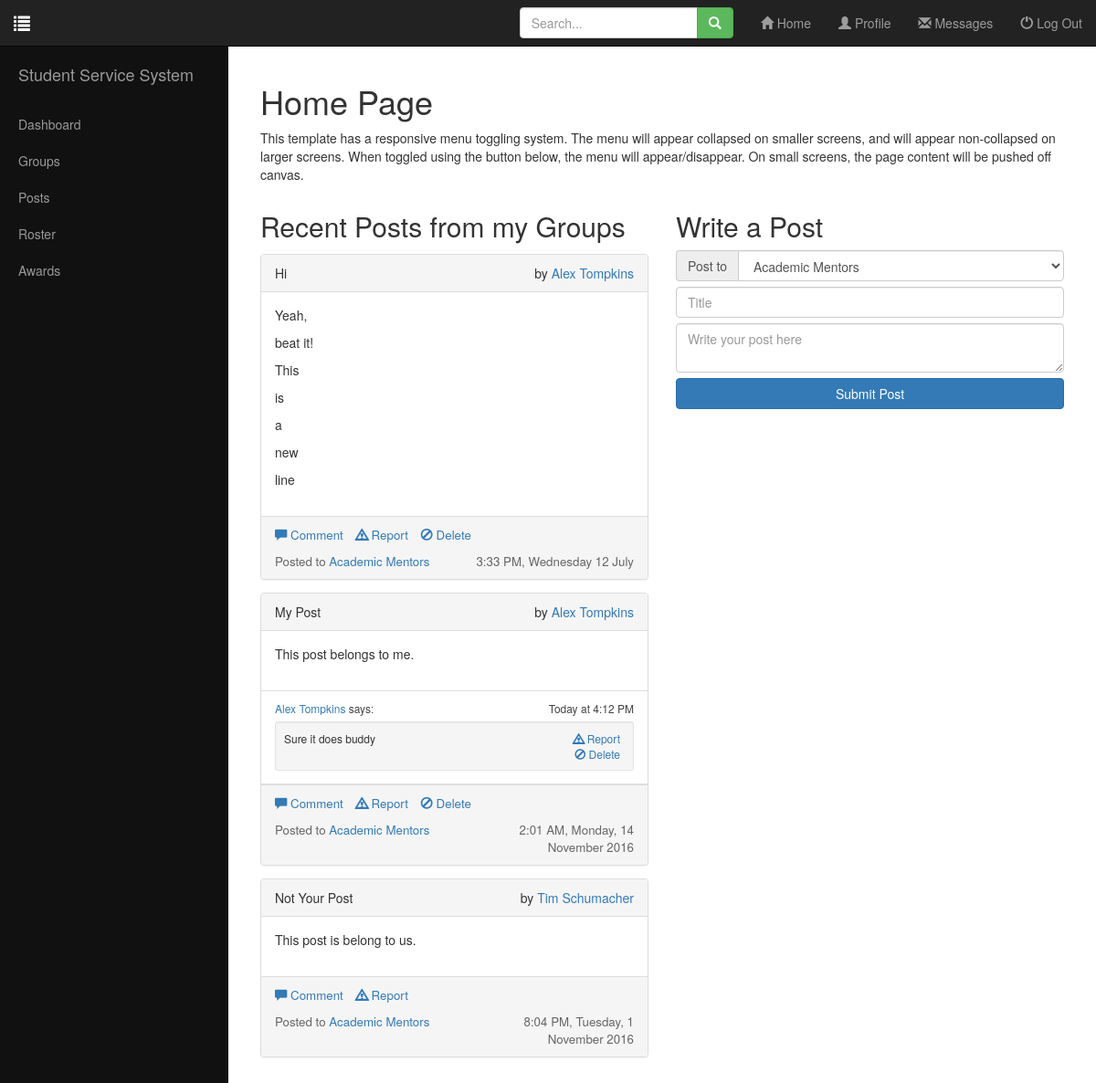
Page /index (signed in) on the committed database.
### serviceapp/models.py (models this page shows, shortened)
class Post(db.Model):
	__tablename__ = "Post"
	PostID = db.Column(db.Integer, primary_key=True)
	GroupID = db.Column(db.Integer, db.ForeignKey('ServiceGroup.GroupID'), nullable=False)
	UserID = db.Column(db.String(10), db.ForeignKey('User.UserID'), nullable=False)
	DateTimePosted = db.Column(db.DateTime, nullable=False, index=True)
	Title = db.Column(db.String(100))
	Body = db.Column(db.String(10000))
	Comments = db.relationship('PostComment', backref='ParentPost', lazy='dynamic')
	def get_body_lines(self):
		return self.Body.split('\n')

class User(db.Model):
	__tablename__ = "User"
	UserID = db.Column(db.String(10), primary_key=True, nullable=False)
	UserType = db.Column(db.String(25), index=True, nullable=False)
	Password = db.Column(db.String(97), nullable=False)
	Year = db.Column(db.Integer, index=True)
	FirstName = db.Column(db.String(100), index=True)
	LastName = db.Column(db.String(100), index=True)
	LastSeen = db.Column(db.DateTime)
	MemberLinks = db.relationship('MemberLink', backref='Member', lazy='dynamic')
	Posts = db.relationship('Post', backref='Author', lazy='dynamic')
	Comments = db.relationship('PostComment', backref='Author', lazy='dynamic')
	Applications = db.relationship('Application', backref='Author', lazy='dynamic')
	@property
	def is_authenticated(self):
		return True
	def get_groups(self):
		return tuple(ServiceGroup.query.filter(ServiceGroup.GroupID == link.GroupID).first() for link in self.MemberLinks)

class ServiceGroup(db.Model):
	__tablename__ = "ServiceGroup"
	GroupID = db.Column(db.Integer, primary_key=True, nullable=False)
	Name = db.Column(db.String(100), index=True)
	MemberLinks = db.relationship('MemberLink', backref='LinkedGroup', lazy='dynamic')
	Posts = db.relationship('Post', backref='GroupPostedTo', lazy='dynamic')
	Applications = db.relationship('Application', backref='AppliedGroup', lazy='dynamic')
	def get_members(self):
		return tuple(User.query.filter(User.UserID == link.UserID).first() for link in self.MemberLinks)

class PostComment(db.Model):
	__tablename__ = "PostComment"
	PostCommentID = db.Column(db.Integer, primary_key=True)
	ParentPostID = db.Column(db.Integer, db.ForeignKey('Post.PostID'), nullable=False)
	AuthorID = db.Column(db.String(10), db.ForeignKey('User.UserID'), nullable=False)
	DateTimeCommented = db.Column(db.DateTime, nullable=False, index=True)
	Body = db.Column(db.String(1000))

### serviceapp/views.py (the view, shortened to what this page needs)
@app.route('/')
@app.route('/index', methods=['GET', 'POST'])
@login_required
def index():
	recent_posts = get_recent_posts(current_user)
	post_form = CreatePostAnyGroupForm()
	post_form.group.choices = [(str(group.GroupID), group.Name) for group in current_user.get_groups()]
	comment_form = PostCommentForm()
	return render_template('index.html',
							title='Home',
							recent_posts=recent_posts,
							post_form=post_form,
							comment_form=comment_form,
							format_local_time=format_local_time
							)

### serviceapp/forms.py
class CreatePostAnyGroupForm(Form):
	group = SelectField(u'group',)
	title = StringField('title', validators=[InputRequired(message="Your post needs a title.")])
	body = TextAreaField('body', validators=[InputRequired(message="Your post must say something.")])

class PostCommentForm(Form):
	parent_post_id = StringField('parent_post_id')
	body = StringField('body', validators=[InputRequired(message="Your comment must say something.")])

### serviceapp/views.py (called while the page is built)
def get_recent_posts(user):
	recent_posts = []
	for group in user.get_groups():
		for post in group.Posts:
			recent_posts.append(post)
	return sorted(recent_posts, key=lambda x: x.DateTimePosted)[::-1]

@login_manager.user_loader
def load_user(UserID):
	return User.query.get(UserID)

@app.before_request
def before_request():
	if current_user.is_authenticated:
		current_user.LastSeen = datetime.utcnow()
		db.session.add(current_user)
		db.session.commit()

### serviceapp/templates/index.html (shortened to what this page needs)
{% extends "base.html" %}
{% block custom_css %}
<link href="{{ url_for('static', filename='css/index.css') }}" rel="stylesheet" type="text/css">
{% endblock %}
{% block content %}
<div class="container-fluid">
	<div class="row">
		<div class="col-xs-12" id="top-info">
			<h1>Home Page</h1>
			<p>This template has a responsive menu toggling system. The menu will appear collapsed on smaller screens, and will appear non-collapsed on larger screens. When toggled using the button below, the menu will appear/disappear. On small screens, the page content will be pushed off canvas.</p>
		</div>
		<div class="col-xs-12 col-md-6" id="recent-posts">
			<h2>Recent Posts from my Groups</h2>
			{% for post in recent_posts %}
				<div class="panel panel-default" id="post">
					<div class="panel-heading">
						<div class="row">
							<div class="col-xs-7">
							{{ post.Title }}
							</div>
							<div class="col-xs-5 text-right">
							by <a href="{{ url_for('user', UserID=post.UserID) }}">{{ post.Author.FirstName }} {{ post.Author.LastName }}</a>
							</div>
						</div>
					</div>
					<div class="panel-body">
						{% for line in post.get_body_lines() %}
							<p>{{ line }}</p>
						{% endfor %}
					</div>
					{% if post.Comments.count() > 0 %}
						<ul class="list-group" id="comments">
						{% for comment in post.Comments %}
							<li class="list-group-item">
								<div class="row" id="comment-header">
									<div class="col-xs-6">
									<a href="{{ url_for('user', UserID=comment.Author.UserID) }}">{{ comment.Author.FirstName }} {{ comment.Author.LastName }}</a> says:
									</div>
									<div class="col-xs-6 text-right">
									{{ format_local_time(comment.DateTimeCommented) }}
									</div>
								</div>
								<div class="well well-sm" id="comment-body">
									<div class="row">
										<div class="col-xs-8">{{ comment.Body }}</div>
										<div class="col-xs-4">
											<ul class="list-inline text-right" id="comment-tools">
												<li><a href="#"><span class="glyphicon glyphicon-warning-sign"></span> Report</a></li>
												{% if comment.AuthorID == current_user.UserID %}
													<li><a href="{{ url_for('delete', Type='PostComment', ID=comment.PostCommentID) }}"><span class="glyphicon glyphicon-ban-circle"></span> Delete</a></li>
												{% endif %}
											</ul>
										</div>
									</div>
								</div>
							</li>
						{% endfor %}
						</ul>
					{% endif %}
					<div class="panel-footer">
						<ul class="list-inline" id="post-tools">
							<li><a href="#new_comment_{{ post.PostID }}" data-toggle="collapse"><span class="glyphicon glyphicon-comment"></span> Comment</a></li>
							<li><a href="#"><span class="glyphicon glyphicon-warning-sign"></span> Report</a></li>
							{% if post.UserID == current_user.UserID %}
								<li><a href="{{ url_for('delete', Type='Post', ID=post.PostID) }}"><span class="glyphicon glyphicon-ban-circle"></span> Delete</a></li>
							{% endif %}
						</ul>
						<div class="row">
							<div class="col-xs-6">
							Posted to <a href="{{ url_for('group', GroupID=post.GroupID) }}">{{ post.GroupPostedTo.Name }}</a>
							</div>
							<div class="col-xs-6 text-right">
							{{ format_local_time(post.DateTimePosted) }}
							</div>
						</div>
					</div>
				</div>
			{% else %}
				<p>There are no recent posts from your groups. Sorry!
			{% endfor %}
		</div>
		<div class="col-xs-12 col-md-6" id="create-post">
			<h2>Write a Post</h2>
			{% if current_user.get_groups() %}
			<form action="" method="post" name="create-post-any-group">
				<div class="input-group input-group-md">
					<span class="input-group-addon">Post to</span>
					{{ post_form.group(class_="form-control") }}
				</div>
				{{ post_form.title(class_="form-control input-md", placeholder="Title") }}
				{{ post_form.body(class_="form-control input-md", placeholder="Write your post here") }}
				<input type="submit" class="btn btn-md btn-primary btn-block" value="Submit Post">
			</form>
			{% else %}
				<p>You don't have any groups to a write a post for!
			{% endif %}
		</div>
	</div>
</div>
{% endblock %}

### serviceapp/templates/base.html (shortened to what this page needs)
<!DOCTYPE html>
<html lang="en">
	<head>
		<link href="{{ url_for('static', filename='css/bootstrap.css') }}" rel="stylesheet" type="text/css">
		<link href="{{ url_for('static', filename='css/simple-sidebar.css') }}" rel="stylesheet" type="text/css">
		{% block custom_css %}{% endblock %}
	</head>
	<body>
		{% include 'navbar_fixed_top.html' %}
		<div id="wrapper">
			{% include 'sidebar.html' %}
			<div id="page-content-wrapper">
				{% block content %}
				{% endblock %}
			</div>
		</div>
	</body>
</html>

### serviceapp/templates/navbar_fixed_top.html (shortened to what this page needs)
<nav class="navbar navbar-inverse navbar-fixed-top" role="navigation">
	<div class="container-fluid">
		<div class="navbar-header">
			<a class="navbar-brand" href="#menu-toggle" id="menu-toggle"><span class="glyphicon glyphicon-list" aria-hidden="true"></span></a>
		</div>
		<div id="navbar" class="navbar-collapse collapse">
			<ul class="nav navbar-nav navbar-right">
				<li><a href="{{ url_for('index') }}"><span class="glyphicon glyphicon-home" aria-hidden="true"></span> Home</a></li>
				<li><a href="{{ url_for('user', UserID=current_user.UserID) }}"><span class="glyphicon glyphicon-user" aria-hidden="true"></span> Profile</a></li>
				<li><a href="#"><span class="glyphicon glyphicon-envelope" aria-hidden="true"></span> Messages </a></li>
				<li><a href="{{ url_for('logout') }}"><span class="glyphicon glyphicon-off" aria-hidden="true"></span> Log Out</a></li>
			</ul>
			<form class="navbar-form navbar-right" action="#" method="GET">
				<div class="input-group">
					<input type="text" class="form-control" placeholder="Search..." id="query" name="search" value="">
					<div class="input-group-btn">
						<button type="submit" class="btn btn-success"><span class="glyphicon glyphicon-search"></span></button>
					</div>
				</div>
			</form>
		</div>
	</div>
</nav>

### serviceapp/templates/sidebar.html (shortened to what this page needs)
<div id="sidebar-wrapper">
	<ul class="sidebar-nav list-group-panel" id="main_menu">
		<li class="sidebar-brand"><a href="{{ url_for('index') }}">Student Service System</a></li>
		<li><a href="{{ url_for('index') }}">Dashboard</a></li>
		<li><a href="#groups_submenu" data-toggle="collapse" data-parent="main_menu">Groups</a></li>
		<li><a href="#">Posts</a></li>
		<li><a href="#">Roster</a></li>
		<li><a href="#">Awards</a></li>
	</ul>
</div>

### serviceapp/static/css/simple-sidebar.css (style rules this page uses)
body { overflow-x: hidden; }
#wrapper { margin-top: 51px; padding-left: 0; -webkit-transition: all 0.5s ease; -moz-transition: all 0.5s ease; -o-transition: all 0.5s ease; transition: all 0.5s ease; }
#sidebar-wrapper { z-index: 1000; position: fixed; left: 250px; width: 0; height: 100%; margin-left: -250px; overflow-y: auto; background: #111; -webkit-transition: all 0.5s ease; -moz-transition: all 0.5s ease; -o-transition: all 0.5s ease; transition: all 0.5s ease; }
#page-content-wrapper { width: 100%; position: absolute; padding: 15px; }
.sidebar-nav { position: absolute; top: 0; width: 250px; margin: 0; padding: 0; list-style: none; }
.sidebar-nav li { text-indent: 20px; line-height: 40px; }
.sidebar-nav li a { display: block; text-decoration: none; color: #999999; }
.sidebar-nav > .sidebar-brand { height: 65px; font-size: 18px; line-height: 60px; }
.sidebar-nav > .sidebar-brand a { color: #999999; }
@media (min-width:768px) { #wrapper { margin-top:; 51px; padding-left: 250px; } }
@media (min-width:768px) { #sidebar-wrapper { width: 250px; } }
@media (min-width:768px) { #page-content-wrapper { padding: 20px; position: relative; } }

### serviceapp/static/css/index.css (style rules this page uses)
#post .panel-body { padding-bottom: 20px; }
#post .panel-footer { color: #666; font-size: 10pt; }
#recent-posts .panel { margin: 14px 0px; }
#comments { font-size: 9pt; }
#comment-header { display: block; margin-bottom: 6px; color: #444 }
#comment-body { margin-bottom: 4px; }
#create-post .input-group, #create-post .input-md, #create-post .btn { margin: 6px 0px 0px 0px; }

### rows in the picture
Post: Title "Hi", Author.FirstName "Alex", Author.LastName "Tompkins", get_body_lines "Yeah," "beat it!" "This" "is" "a" "new" "line", GroupPostedTo.Name "Academic Mentors", DateTimePosted "3:33 PM, Wednesday 12 July"
Post: Title "My Post", Author.FirstName "Alex", Author.LastName "Tompkins", Body "This post belongs to me.", GroupPostedTo.Name "Academic Mentors", DateTimePosted "2:01 AM, Monday, 14 November 2016"
PostComment: Author.FirstName "Alex", Author.LastName "Tompkins", DateTimeCommented "Today at 4:12 PM", Body "Sure it does buddy"
Post: Title "Not Your Post", Author.FirstName "Tim", Author.LastName "Schumacher", Body "This post is belong to us.", GroupPostedTo.Name "Academic Mentors", DateTimePosted "8:04 PM, Tuesday, 1 November 2016"
